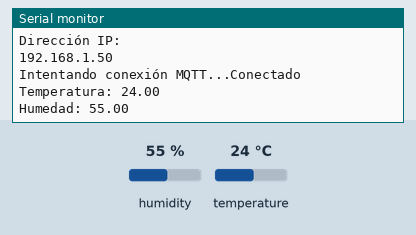
This sketch was run on a simulated ESP32. On the bench: the last lines printed to the serial monitor. The inputs (shaded band) are chosen by the test bench; at power-on: humidity 55 %, temperature 24 °C. WiFi joins after 1.5 s; servers stay silent unless stated; no MQTT or app messages arrive unless stated.

Above: at 3.2 s.
3.3 s: humidity set to 22 %
At 5.3 s:
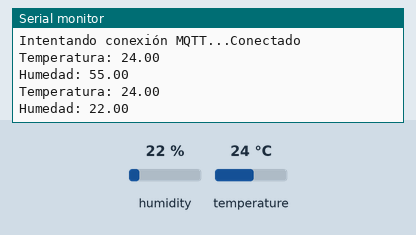
6.0 s: temperature set to 12 °C
At 7.7 s:
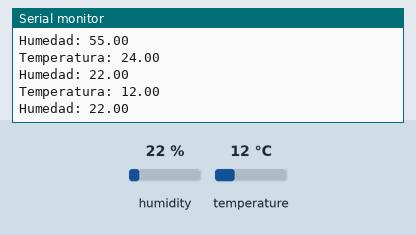
8.7 s: humidity set to 40 %
At 11.3 s:
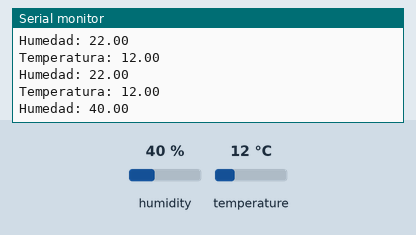
Timing chart, 0 to 12.8 s (numbered marks = the images above; inputs shaded):
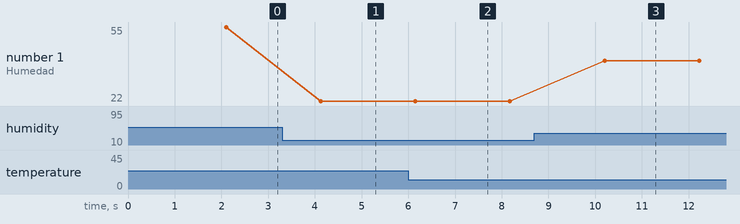

Measured:
- after the input at 3.3 s, the serial monitor: prints a new line after 0.83 s (image 1)
- after the input at 6.0 s, the serial monitor: prints a new line after 0.15 s (image 2)
- after the input at 8.7 s, the serial monitor: prints a new line after 1.5 s (image 3)
- plotted number 1: 55 → 22 after the input at 3.3 s, 22 → 40 after the input at 8.7 s

The sketch:

main.ino
```cpp
#include <WiFi.h>
#include <PubSubClient.h>
#include <DHT.h>

// Configuración del WiFi y MQTT
const char* ssid = "Lalo :)";            // Nombre Wifi
const char* password = "lalocool";           // Reemplaza con tu contraseña
//const char* ssid = "Samsung Galaxy";            // Nombre Wifi
//const char* password = "98765432";           // Reemplaza con tu contraseña
const char* mqttServer = "54.146.179.44";      // Reemplaza con tu servidor MQTT
const int mqttPort = 1883;                          //Sin cifrado
const char* mqttUser = "";  // Si el servidor requiere usuario
const char* mqttPassword = "";  // Si el servidor requiere contraseña

WiFiClient espClient;
PubSubClient client(espClient);

// Define el tipo de sensor y el pin de datos
#define DHTPIN 4        // Pin al que conectaste el sensor (D4 en este caso)
#define DHTTYPE DHT11   // Según el sensor que se use
DHT dht(DHTPIN, DHTTYPE);

// Configuración del sensor de luz
const int lightPin = 34;  // Pin analógico conectado al LDR

// Función para conectar a WiFi
void setup_wifi() {
  delay(10);
  Serial.println();
  Serial.print("Conectando a ");
  Serial.println(ssid);

  WiFi.begin(ssid, password);

  while (WiFi.status() != WL_CONNECTED) {
    delay(1000);
    Serial.print(".");
  }

  Serial.println("");
  Serial.println("WiFi conectado");
  Serial.println("Dirección IP: ");
  Serial.println(WiFi.localIP());
}

// Función para conectarse al servidor MQTT
void reconnect() {
  // Bucle hasta que se conecte
  while (!client.connected()) {
    Serial.print("Intentando conexión MQTT...");
    // Intentar conectarse al servidor MQTT
    if (client.connect("ESP32Client", mqttUser, mqttPassword)) {
      Serial.println("Conectado");
      // Suscribirse a un tema si es necesario
    } else {
      Serial.print("Fallo, rc=");
      Serial.print(client.state());
      Serial.println(" Intentando de nuevo en 5 segundos");
      delay(5000);
    }
  }
}

void setup() {
  Serial.begin(9600); //Velocidad de baudios
  setup_wifi();
  client.setServer(mqttServer, mqttPort);
  dht.begin();        //Iniciar el sensor
}

void loop() {
  if (!client.connected()) {
    reconnect();
  }
  client.loop();

  // Leer datos de los sensores
  float h = dht.readHumidity();
  float t = dht.readTemperature();
  //int lightLevel = analogRead(lightPin);

  // Verificar si los datos están disponibles
  if (isnan(h) || isnan(t)) {
    Serial.println("Error al leer el sensor DHT");
    return;
  }

  // Publicar los datos
  String tempPayload = "Temperatura: " + String(t);
  String humPayload = "Humedad: " + String(h);

  //String lightPayload = "Nivel de Luz: " + String(lightLevel);

  //client.publish("sensor/temperatura_Text", tempPayload.c_str());
  //client.publish("sensor/humedad_Text", humPayload.c_str());
  client.publish("sensor/temperatura", String(t).c_str());
  client.publish("sensor/humedad", String(h).c_str());

  //client.publish("sensor/temperatura", t);
  //client.publish("sensor/luz", lightPayload.c_str());

  Serial.println(tempPayload);
  Serial.println(humPayload);

  //Serial.println(lightPayload);

  // Esperar antes de enviar de nuevo
  delay(2000);
}
```
